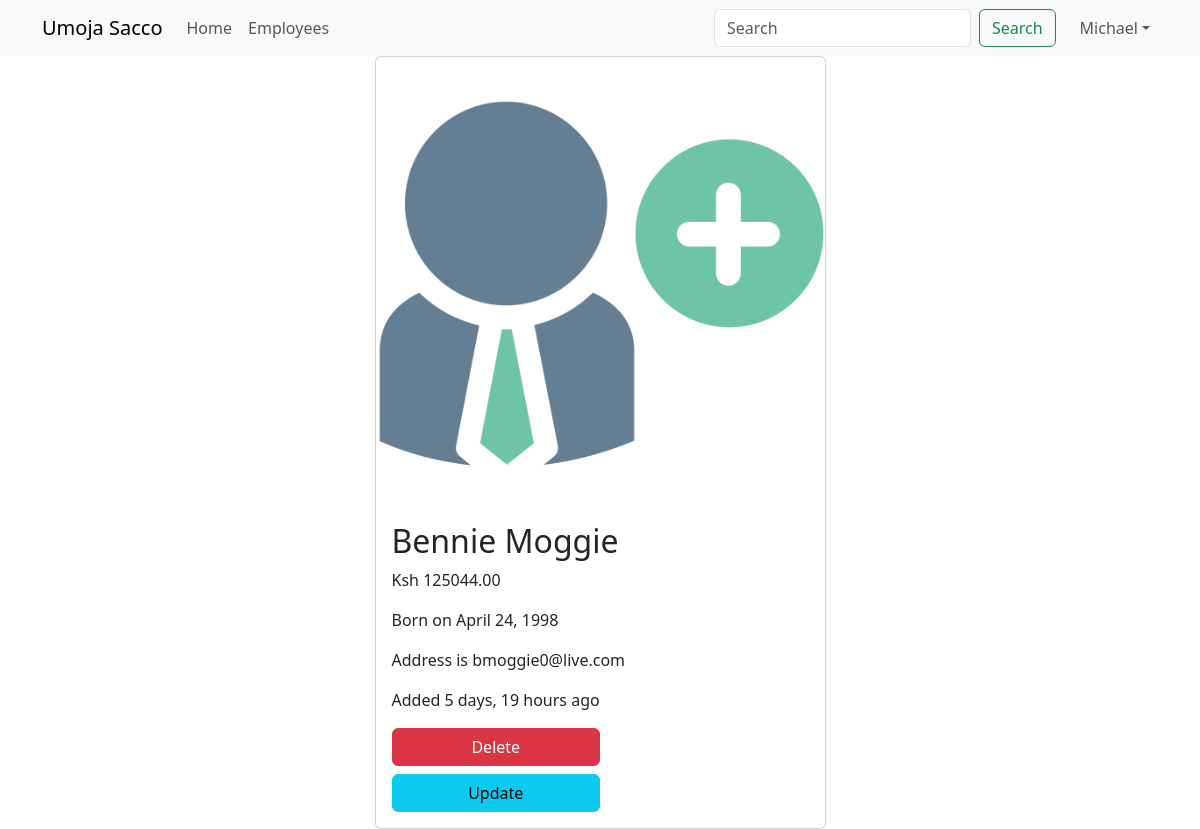
The app's page /employees/1 (signed in) with its own data.
### main_app/models.py (models this page shows, shortened)
class Employee(models.Model):
    name = models.CharField(max_length=40)
    email = models.EmailField(unique=True)
    dob = models.DateField(null=True)
    salary = models.DecimalField(max_digits=10, decimal_places=2)
    disabled = models.BooleanField(default=False)
    profile = models.ImageField(upload_to=unique_img_name, null=True, default="employees/employee_icon.png")
    created_at = models.DateTimeField(auto_now_add=True, null=True)
    updated_at = models.DateTimeField(auto_now=True, null=True)

### main_app/views.py (the view)
# urls.py: path('employees/<int:emp_id>', views.employee_details, name="details"),
@login_required
def employee_details(request, emp_id):
    employee = Employee.objects.get(pk=emp_id)
    return render(request, "employee_details.html", {"employee": employee})

### templates/employee_details.html (shortened to what this page needs)
{% extends 'base_template.html' %}
{% load humanize %}
{% block content %}
    {% include 'navbar.html' %}
	<div class="container">
    <div class="row justify-content-center">
        <div class="col-sm-5">
            <div class="card">
                {% if employee.profile %}
                    <img src="{{ employee.profile.url }}" alt="" class="card-img-top">
                {% endif %}
                <div class="card-body">
                    <h2 class="card-title">{{ employee.name }}</h2>
                    <p class="card-text">Ksh {{ employee.salary }}</p>
                    <p class="card-text">Born on {{ employee.dob }}</p>
                    <p class="card-text">Address is {{ employee.email }}</p>
                    <p class="card-text">Added {{ employee.created_at | naturaltime }}</p>
                    {% if perms.main_app.delete_employees %}
                    	<a href="{% url 'delete' employee.id %}" class="btn btn-danger w-50">Delete</a>
                    {% endif %}
                    {% if perms.main_app.change_employee %}
                    	<a href="{% url 'update' employee.id %}" class="btn btn-info w-50 mt-2">Update</a>
                    {% endif %}
                </div>
            </div>
        </div>
    </div>
</div>
{% endblock %}

### templates/navbar.html (shortened to what this page needs)
<nav class="navbar sticky-top navbar-expand-lg bg-light">
    <div class="container">
        <a class="navbar-brand" href="{% url 'home' %}">Umoja Sacco</a>
        <div class="collapse navbar-collapse" id="navbarTogglerDemo02">
            <ul class="navbar-nav me-auto mb-2 mb-lg-0">
                <li class="nav-item">
                    <a class="nav-link {% if "/" == request.path %}active{% endif %}" aria-current="page"
                       href="{% url 'home' %}">Home</a>
                </li>
                <li class="nav-item">
                    <a class="nav-link {% if "/employees" == request.path %}active{% endif %}" href="{% url 'all' %}">Employees</a>
                </li>
            </ul>
            <form class="d-flex" role="search" method="get" action="{% url 'search' %}">
                <input class="form-control me-2" name="search_word" type="search" placeholder="Search"
                       aria-label="Search">
                <button class="btn btn-outline-success" type="submit">Search</button>
            </form>
            <ul class="navbar-nav ms-3 mb-2 mb-lg-0">
                <li class="nav-item dropdown">
                    <a class="nav-link dropdown-toggle" href="#" role="button" data-bs-toggle="dropdown">{{ user.first_name }}</a>
                </li>
            </ul>
        </div>
    </div>
</nav>

### records on screen
Employee: profile (picture), name "Bennie Moggie", salary "125044.00", dob "April 24, 1998", email "bmoggie0@live.com", created_at "5 days, 19 hours ago"

### other values on screen
{{ user.first_name }} "Michael"
